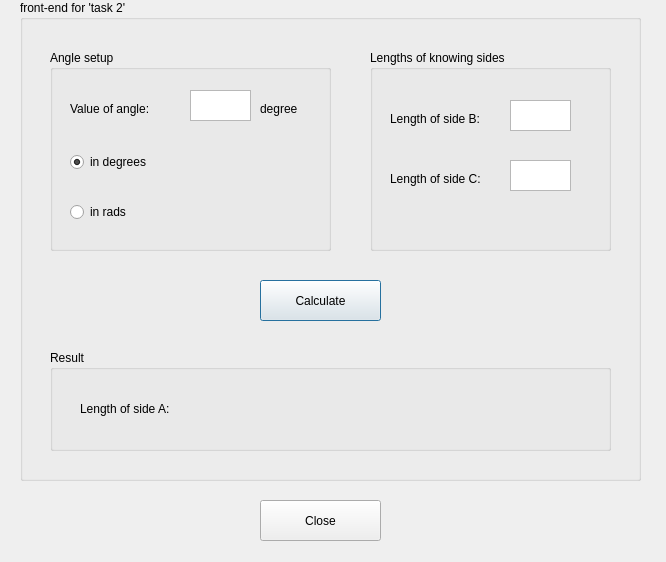
<?xml version="1.0" encoding="UTF-8"?>
<ui version="4.0">
 <class>task2</class>
 <widget class="QDialog" name="task2">
  <property name="geometry">
   <rect>
    <x>0</x>
    <y>0</y>
    <width>666</width>
    <height>562</height>
   </rect>
  </property>
  <property name="windowTitle">
   <string>task 2</string>
  </property>
  <widget class="QGroupBox" name="groupBox">
   <property name="geometry">
    <rect>
     <x>20</x>
     <y>0</y>
     <width>621</width>
     <height>481</height>
    </rect>
   </property>
   <property name="title">
    <string>front-end for 'task 2'</string>
   </property>
   <widget class="QGroupBox" name="groupBox_2">
    <property name="geometry">
     <rect>
      <x>30</x>
      <y>50</y>
      <width>281</width>
      <height>201</height>
     </rect>
    </property>
    <property name="title">
     <string>Angle setup</string>
    </property>
    <widget class="QLabel" name="label_4">
     <property name="geometry">
      <rect>
       <x>20</x>
       <y>50</y>
       <width>111</width>
       <height>18</height>
      </rect>
     </property>
     <property name="text">
      <string>&lt;html&gt;&lt;head/&gt;&lt;body&gt;&lt;p&gt;Value of angle:&lt;/p&gt;&lt;/body&gt;&lt;/html&gt;</string>
     </property>
    </widget>
    <widget class="QTextEdit" name="textEditAngleVal">
     <property name="geometry">
      <rect>
       <x>140</x>
       <y>40</y>
       <width>61</width>
       <height>31</height>
      </rect>
     </property>
    </widget>
    <widget class="QRadioButton" name="radioButtonIsDegree">
     <property name="geometry">
      <rect>
       <x>20</x>
       <y>100</y>
       <width>108</width>
       <height>24</height>
      </rect>
     </property>
     <property name="text">
      <string>in degrees</string>
     </property>
     <property name="checked">
      <bool>true</bool>
     </property>
    </widget>
    <widget class="QRadioButton" name="radioButtonIsRad">
     <property name="geometry">
      <rect>
       <x>20</x>
       <y>150</y>
       <width>108</width>
       <height>24</height>
      </rect>
     </property>
     <property name="text">
      <string>in rads</string>
     </property>
    </widget>
    <widget class="QLabel" name="labelMessure">
     <property name="geometry">
      <rect>
       <x>210</x>
       <y>50</y>
       <width>51</width>
       <height>18</height>
      </rect>
     </property>
     <property name="text">
      <string>&lt;html&gt;&lt;head/&gt;&lt;body&gt;&lt;p&gt;degree&lt;/p&gt;&lt;/body&gt;&lt;/html&gt;</string>
     </property>
    </widget>
   </widget>
   <widget class="QPushButton" name="calculateButton">
    <property name="geometry">
     <rect>
      <x>240</x>
      <y>280</y>
      <width>121</width>
      <height>41</height>
     </rect>
    </property>
    <property name="text">
     <string>Calculate</string>
    </property>
   </widget>
   <widget class="QGroupBox" name="groupBox_3">
    <property name="geometry">
     <rect>
      <x>350</x>
      <y>50</y>
      <width>241</width>
      <height>201</height>
     </rect>
    </property>
    <property name="title">
     <string>Lengths of knowing sides</string>
    </property>
    <widget class="QLabel" name="label_2">
     <property name="geometry">
      <rect>
       <x>20</x>
       <y>120</y>
       <width>121</width>
       <height>18</height>
      </rect>
     </property>
     <property name="text">
      <string>&lt;html&gt;&lt;head/&gt;&lt;body&gt;&lt;p&gt;Length of side C:&lt;/p&gt;&lt;/body&gt;&lt;/html&gt;</string>
     </property>
    </widget>
    <widget class="QLabel" name="label">
     <property name="geometry">
      <rect>
       <x>20</x>
       <y>60</y>
       <width>121</width>
       <height>18</height>
      </rect>
     </property>
     <property name="text">
      <string>&lt;html&gt;&lt;head/&gt;&lt;body&gt;&lt;p&gt;Length of side B:&lt;/p&gt;&lt;/body&gt;&lt;/html&gt;</string>
     </property>
    </widget>
    <widget class="QTextEdit" name="textEditSideB">
     <property name="geometry">
      <rect>
       <x>140</x>
       <y>50</y>
       <width>61</width>
       <height>31</height>
      </rect>
     </property>
    </widget>
    <widget class="QTextEdit" name="textEditSideC">
     <property name="geometry">
      <rect>
       <x>140</x>
       <y>110</y>
       <width>61</width>
       <height>31</height>
      </rect>
     </property>
    </widget>
   </widget>
   <widget class="QGroupBox" name="groupBox_4">
    <property name="geometry">
     <rect>
      <x>30</x>
      <y>350</y>
      <width>561</width>
      <height>101</height>
     </rect>
    </property>
    <property name="title">
     <string>Result</string>
    </property>
    <widget class="QLabel" name="labelResult_2">
     <property name="geometry">
      <rect>
       <x>30</x>
       <y>50</y>
       <width>121</width>
       <height>18</height>
      </rect>
     </property>
     <property name="sizePolicy">
      <sizepolicy hsizetype="Fixed" vsizetype="Preferred">
       <horstretch>0</horstretch>
       <verstretch>0</verstretch>
      </sizepolicy>
     </property>
     <property name="text">
      <string>&lt;html&gt;&lt;head/&gt;&lt;body&gt;&lt;p&gt;Length of side A:&lt;/p&gt;&lt;/body&gt;&lt;/html&gt;</string>
     </property>
    </widget>
    <widget class="QLabel" name="labelResult">
     <property name="geometry">
      <rect>
       <x>170</x>
       <y>50</y>
       <width>121</width>
       <height>18</height>
      </rect>
     </property>
     <property name="sizePolicy">
      <sizepolicy hsizetype="Fixed" vsizetype="Preferred">
       <horstretch>0</horstretch>
       <verstretch>0</verstretch>
      </sizepolicy>
     </property>
     <property name="text">
      <string>&lt;html&gt;&lt;head/&gt;&lt;body&gt;&lt;p/&gt;&lt;/body&gt;&lt;/html&gt;</string>
     </property>
    </widget>
   </widget>
  </widget>
  <widget class="QPushButton" name="closingButton">
   <property name="geometry">
    <rect>
     <x>260</x>
     <y>500</y>
     <width>121</width>
     <height>41</height>
    </rect>
   </property>
   <property name="text">
    <string>Close</string>
   </property>
  </widget>
 </widget>
 <resources/>
 <connections/>
</ui>
